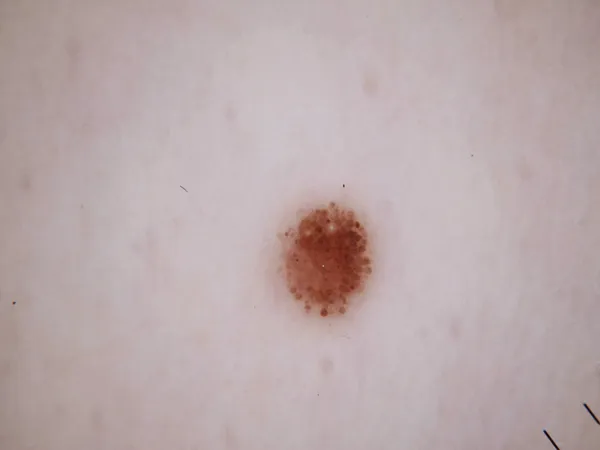
#> input picture assests/sample.webp, 600 x 450 px
$ python -i dullrazor.py   (imports and definitions only)
#> lines starting #> are read from the running program, lines starting #| are printed output that depends on the picture; after the words box and inside, x2 and y2 are one past the last pixel; in counts of white or black regions, pixels touching at a corner belong together
#> further down, picture is the input picture: shape (450, 600, 3); mean B, G, R 171, 170, 186.3
import cv2

import numpy as np

def create_blue_mask(image):
    """
    Detect blue ruler and grid lines using HSV color detection.
    """
    hsv = cv2.cvtColor(image, cv2.COLOR_BGR2HSV)
    lower_blue = np.array([90, 40, 40])
    upper_blue = np.array([140, 255, 255])
    mask = cv2.inRange(hsv, lower_blue, upper_blue)

    # Clean small noise in mask
    kernel = np.ones((5, 5), np.uint8)
    mask = cv2.morphologyEx(mask, cv2.MORPH_CLOSE, kernel)
    mask = cv2.medianBlur(mask, 5)
    return mask

def apply_dullrazor(img):
    """
    Applies the DullRazor algorithm to remove hair and other dark artifacts
    from the image, using morphological operations and inpainting.
    Also removes blue rulers based on the user's provided logic.
    """
    # 1. Hair Removal (DullRazor)
    gray = cv2.cvtColor(img, cv2.COLOR_BGR2GRAY)
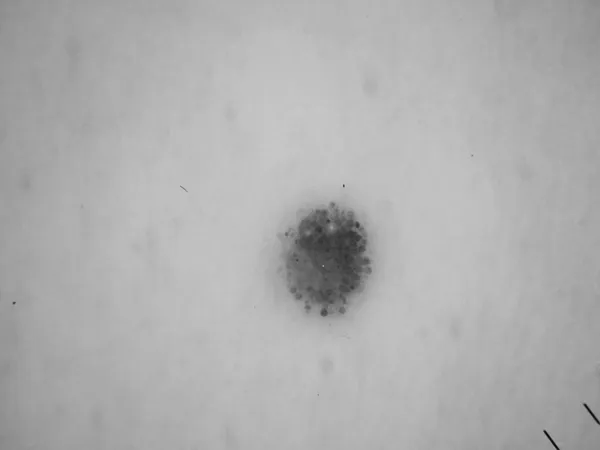
#> gray: shape (450, 600); min 3, max 199, mean 175
    kernel = cv2.getStructuringElement(cv2.MORPH_RECT, (17, 17))
    blackhat = cv2.morphologyEx(gray, cv2.MORPH_BLACKHAT, kernel)
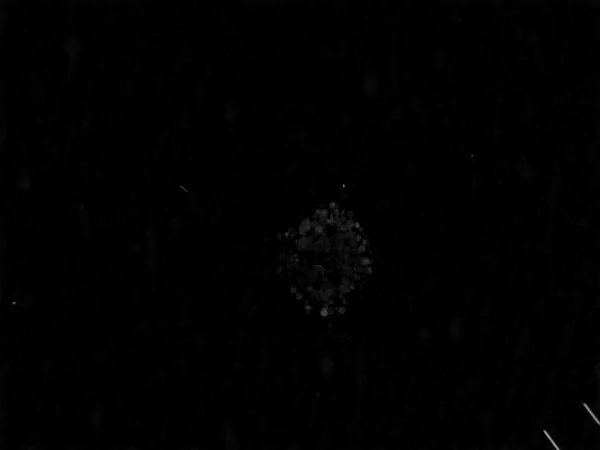
#> blackhat: shape (450, 600); min 0, max 158, mean 1.1

    # INCREASED THRESHOLD: 10 was too aggressive and captured red lesion patches and skin borders.
    # Raising to 50 ensures it only captures very distinct, high-contrast dark hairs.
    _, hair_mask = cv2.threshold(blackhat, 50, 255, cv2.THRESH_BINARY)
#> hair_mask: shape (450, 600); 0.07% white in thin lines or dots, all inside (x1, y1, x2, y2) = (13, 155, 600, 450)

    # 2. Ruler Removal (User's Blue Mask)
    ruler_mask = create_blue_mask(img)
#> in create_blue_mask, `hsv = cv2.cvtColor(image, cv2.COLOR_BGR2HSV)`: hsv: shape (450, 600, 3); mean H, S, V 120.8, 25, 186.3
#> in create_blue_mask, `mask = cv2.inRange(hsv, lower_blue, upper_blue)`: mask: shape (450, 600); 0.01% white in thin lines or dots, all inside (x1, y1, x2, y2) = (544, 404, 594, 448)
#> in create_blue_mask, `mask = cv2.morphologyEx(mask, cv2.MORPH_CLOSE, kernel)`: mask: shape (450, 600); 0.01% white in thin lines or dots, all inside (x1, y1, x2, y2) = (544, 404, 594, 450)
#> in create_blue_mask, `mask = cv2.medianBlur(mask, 5)`: mask: shape (450, 600); every value is 0

    # Combine masks to save computational time on inpainting
    combined_mask = cv2.bitwise_or(hair_mask, ruler_mask)

    # 3. Inpaint the original image using the combined mask
    img_clean = cv2.inpaint(img, combined_mask, 3, cv2.INPAINT_TELEA)

    return img_clean

>>> import cv2
>>> picture = cv2.imread('../assests/sample.webp')
>>> result = apply_dullrazor(picture)
